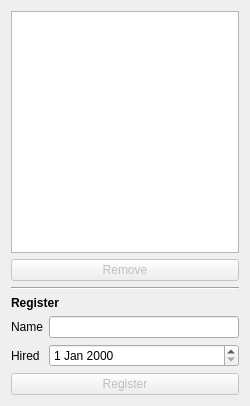
<?xml version="1.0" encoding="UTF-8"?>
<ui version="4.0">
 <class>LibrarianW</class>
 <widget class="QWidget" name="LibrarianW">
  <property name="geometry">
   <rect>
    <x>0</x>
    <y>0</y>
    <width>250</width>
    <height>406</height>
   </rect>
  </property>
  <property name="maximumSize">
   <size>
    <width>250</width>
    <height>16777215</height>
   </size>
  </property>
  <property name="windowTitle">
   <string>Form</string>
  </property>
  <layout class="QVBoxLayout" name="verticalLayout">
   <item>
    <widget class="QListView" name="listView"/>
   </item>
   <item>
    <widget class="QPushButton" name="removeBtn">
     <property name="enabled">
      <bool>false</bool>
     </property>
     <property name="text">
      <string>Remove</string>
     </property>
    </widget>
   </item>
   <item>
    <widget class="Line" name="line_2">
     <property name="orientation">
      <enum>Qt::Horizontal</enum>
     </property>
    </widget>
   </item>
   <item>
    <widget class="QLabel" name="l_register">
     <property name="font">
      <font>
       <weight>75</weight>
       <bold>true</bold>
      </font>
     </property>
     <property name="text">
      <string>Register</string>
     </property>
    </widget>
   </item>
   <item>
    <layout class="QFormLayout" name="formLayout">
     <item row="0" column="0">
      <widget class="QLabel" name="l_name">
       <property name="text">
        <string>Name</string>
       </property>
       <property name="buddy">
        <cstring>e_name</cstring>
       </property>
      </widget>
     </item>
     <item row="0" column="1">
      <widget class="QLineEdit" name="e_name"/>
     </item>
     <item row="1" column="0">
      <widget class="QLabel" name="l_hired">
       <property name="text">
        <string>Hired</string>
       </property>
       <property name="buddy">
        <cstring>e_hired</cstring>
       </property>
      </widget>
     </item>
     <item row="1" column="1">
      <widget class="QDateEdit" name="e_hired">
       <property name="sizePolicy">
        <sizepolicy hsizetype="Expanding" vsizetype="Fixed">
         <horstretch>0</horstretch>
         <verstretch>0</verstretch>
        </sizepolicy>
       </property>
      </widget>
     </item>
    </layout>
   </item>
   <item>
    <widget class="QPushButton" name="registerBtn">
     <property name="enabled">
      <bool>false</bool>
     </property>
     <property name="text">
      <string>Register</string>
     </property>
    </widget>
   </item>
  </layout>
 </widget>
 <resources/>
 <connections/>
</ui>
